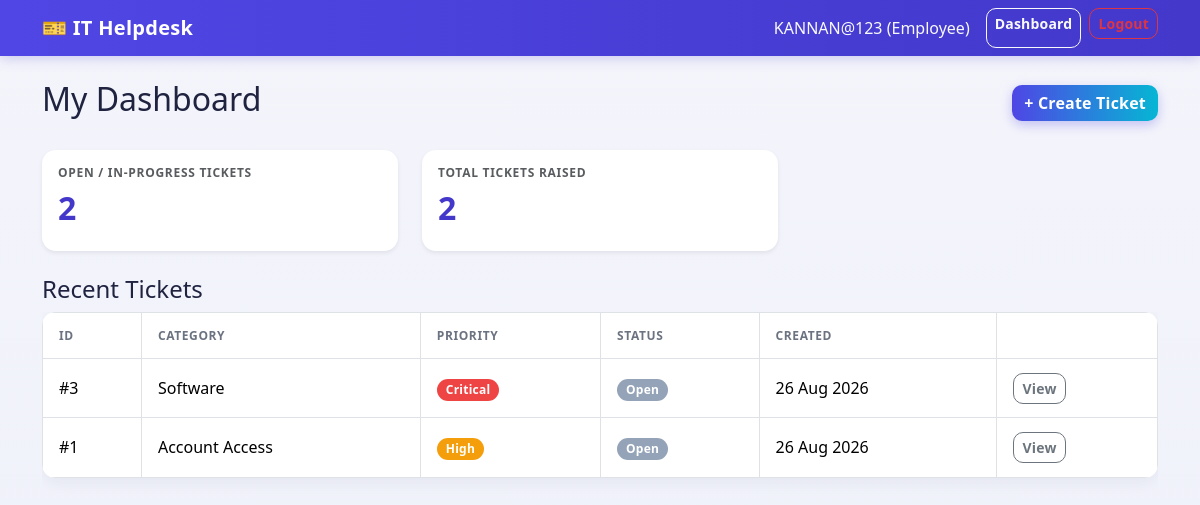
Page /dashboard/ (signed in) on the committed database.
### accounts/models.py (models this page shows, shortened)
class User(AbstractUser):
    class Role(models.TextChoices):
        EMPLOYEE = 'EMPLOYEE', 'Employee'
        TECHNICIAN = 'TECHNICIAN', 'Technician'
        ADMIN = 'ADMIN', 'Admin'
    role = models.CharField(max_length=20, choices=Role.choices, default=Role.EMPLOYEE)
    department = models.CharField(max_length=100, blank=True)
    phone = models.CharField(max_length=20, blank=True)
    def is_employee(self):
        return self.role == self.Role.EMPLOYEE

### tickets/models.py (models this page shows, shortened)
class Ticket(models.Model):
    class Category(models.TextChoices):
        HARDWARE = 'HARDWARE', 'Hardware'
        SOFTWARE = 'SOFTWARE', 'Software'
        NETWORK = 'NETWORK', 'Network'
        ACCOUNT = 'ACCOUNT', 'Account Access'
        OTHER = 'OTHER', 'Other'
    class Priority(models.TextChoices):
        LOW = 'LOW', 'Low'
        MEDIUM = 'MEDIUM', 'Medium'
        HIGH = 'HIGH', 'High'
        CRITICAL = 'CRITICAL', 'Critical'
    class Status(models.TextChoices):
        OPEN = 'OPEN', 'Open'
        IN_PROGRESS = 'IN_PROGRESS', 'In Progress'
        RESOLVED = 'RESOLVED', 'Resolved'
        CLOSED = 'CLOSED', 'Closed'
    ticket_id = models.AutoField(primary_key=True)
    employee = models.ForeignKey(
        settings.AUTH_USER_MODEL, on_delete=models.CASCADE,
        related_name='tickets_raised'
    )
    category = models.CharField(max_length=20, choices=Category.choices)
    priority = models.CharField(max_length=20, choices=Priority.choices, default=Priority.MEDIUM)
    description = models.TextField()
    attachment = models.FileField(upload_to='ticket_attachments/', blank=True, null=True)
    status = models.CharField(max_length=20, choices=Status.choices, default=Status.OPEN)
    technician = models.ForeignKey(
        settings.AUTH_USER_MODEL, on_delete=models.SET_NULL,
        related_name='tickets_assigned', blank=True, null=True
    )
    resolution_notes = models.TextField(blank=True)
    created_at = models.DateTimeField(auto_now_add=True)
    updated_at = models.DateTimeField(auto_now=True)
    resolved_at = models.DateTimeField(blank=True, null=True)
    class Meta:
        ordering = ['-created_at']

### accounts/views.py (the view, shortened to what this page needs)
# urls.py: path('dashboard/', views.dashboard, name='dashboard'),
@login_required
def dashboard(request):
    user = request.user
    if user.is_employee():
        my_tickets = Ticket.objects.filter(employee=user).order_by('-created_at')
        context = {
            'my_tickets': my_tickets,
            'open_count': my_tickets.exclude(status=Ticket.Status.CLOSED).count(),
        }
        return render(request, 'accounts/dashboard_employee.html', context)

### templates/accounts/dashboard_employee.html (shortened to what this page needs)
{% extends 'base.html' %}
{% block content %}
<div class="d-flex justify-content-between align-items-center mb-4">
    <h2>My Dashboard</h2>
    <a href="{% url 'create_ticket' %}" class="btn btn-primary">+ Create Ticket</a>
</div>
<div class="row mb-4">
    <div class="col-md-4">
        <div class="card p-3 shadow-sm">
            <h6 class="text-muted">Open / In-Progress Tickets</h6>
            <h2>{{ open_count }}</h2>
        </div>
    </div>
    <div class="col-md-4">
        <div class="card p-3 shadow-sm">
            <h6 class="text-muted">Total Tickets Raised</h6>
            <h2>{{ my_tickets|length }}</h2>
        </div>
    </div>
</div>
<h4>Recent Tickets</h4>
<div class="table-responsive">
<table class="table table-bordered bg-white">
    <thead><tr><th>ID</th><th>Category</th><th>Priority</th><th>Status</th><th>Created</th><th></th></tr></thead>
    <tbody>
    {% for t in my_tickets %}
        <tr>
            <td>#{{ t.ticket_id }}</td>
            <td>{{ t.get_category_display }}</td>
            <td><span class="badge badge-priority-{{ t.priority }}">{{ t.get_priority_display }}</span></td>
            <td><span class="badge badge-status-{{ t.status }}">{{ t.get_status_display }}</span></td>
            <td>{{ t.created_at|date:"d M Y" }}</td>
            <td><a href="{% url 'ticket_detail' t.ticket_id %}" class="btn btn-sm btn-outline-secondary">View</a></td>
        </tr>
    {% empty %}
        <tr><td colspan="6" class="text-center text-muted">No tickets yet. Create one above.</td></tr>
    {% endfor %}
    </tbody>
</table>
</div>
{% endblock %}

### templates/base.html (shortened to what this page needs)
{% load static %}
<!DOCTYPE html>
<html lang="en">
<head>
    <link href="https://cdn.jsdelivr.net/npm/bootstrap@5.3.3/dist/css/bootstrap.min.css" rel="stylesheet">
    <link href="{% static 'css/style.css' %}" rel="stylesheet">
</head>
<body>
    <nav class="navbar navbar-expand-lg navbar-dark bg-dark mb-4">
        <div class="container">
            <a class="navbar-brand" href="{% url 'home' %}">🎫 IT Helpdesk</a>
            <div class="d-flex">
                {% if user.is_authenticated %}
                    <span class="navbar-text text-light me-3">{{ user.username }} ({{ user.get_role_display }})</span>
                    <a href="{% url 'dashboard' %}" class="btn btn-outline-light btn-sm me-2">Dashboard</a>
                    <form method="post" action="{% url 'logout' %}" class="d-inline">
                        <button class="btn btn-outline-danger btn-sm" type="submit">Logout</button>
                    </form>
                {% else %}
                    <a href="{% url 'login' %}" class="btn btn-outline-light btn-sm me-2">Login</a>
                    <a href="{% url 'register' %}" class="btn btn-primary btn-sm">Register</a>
                {% endif %}
            </div>
        </div>
    </nav>
    <div class="container">
        {% block content %}{% endblock %}
    </div>
</body>
</html>

### static/css/style.css (style rules this page uses)
:root { --brand-primary: #4f46e5; --brand-primary-dark: #4338ca; --brand-accent: #06b6d4; --surface: #ffffff; --surface-muted: #f4f5fb; --text-main: #1f2340; --text-muted: #6b7280; --radius-lg: 14px; --radius-md: 10px; --shadow-soft: 0 4px 16px rgba(31, 35, 64, 0.06); --shadow-hover: 0 8px 24px rgba(79, 70, 229, 0.15); }
body { background: linear-gradient(180deg, #f4f5fb 0%, #eef0fa 100%); color: var(--text-main); font-family: "Segoe UI", Roboto, "Helvetica Neue", Arial, sans-serif; min-height: 100vh; }
.navbar { background: linear-gradient(90deg, var(--brand-primary), var(--brand-primary-dark)) !important; box-shadow: 0 2px 12px rgba(67, 56, 202, 0.25); }
.navbar-brand { font-weight: 700; letter-spacing: 0.3px; }
.card { border: none; border-radius: var(--radius-lg); box-shadow: var(--shadow-soft); transition: transform 0.15s ease, box-shadow 0.15s ease; background: var(--surface); }
.card h2 { font-weight: 700; color: var(--brand-primary-dark); }
.card h6.text-muted { text-transform: uppercase; font-size: 0.75rem; letter-spacing: 0.06em; font-weight: 600; }
.btn { border-radius: var(--radius-md); font-weight: 600; letter-spacing: 0.2px; }
.btn-primary { background: linear-gradient(90deg, var(--brand-primary), var(--brand-accent)); border: none; box-shadow: 0 4px 12px rgba(79, 70, 229, 0.3); }
.btn-outline-secondary, .btn-outline-primary, .btn-outline-dark { border-width: 1.5px; }
.table { background: var(--surface); border-radius: var(--radius-lg); overflow: hidden; box-shadow: var(--shadow-soft); }
.table thead { background-color: var(--surface-muted); }
.table thead th { border-bottom: none; color: var(--text-muted); text-transform: uppercase; font-size: 0.75rem; letter-spacing: 0.05em; font-weight: 700; }
.table tbody tr { transition: background-color 0.12s ease; }
.table td, .table th { vertical-align: middle; padding: 0.85rem 1rem; }
.badge { padding: 0.4em 0.75em; border-radius: 999px; font-weight: 600; font-size: 0.75rem; letter-spacing: 0.02em; }
.badge-status-OPEN { background-color: #94a3b8; color: #fff; }
.badge-priority-HIGH { background-color: #f59e0b; color: #fff; }
.badge-priority-CRITICAL { background-color: #ef4444; color: #fff; }
a { color: var(--brand-primary); text-decoration: none; }

### rows in the picture
User: username "KANNAN@123", role "Employee"
Ticket: ticket_id "3", category "Software", priority "Critical", status "Open", created_at "26 Aug 2026"
Ticket: ticket_id "1", category "Account Access", priority "High", status "Open", created_at "26 Aug 2026"

### other values in the picture
{{ open_count }} "2"
{{ my_tickets|length }} "2"
